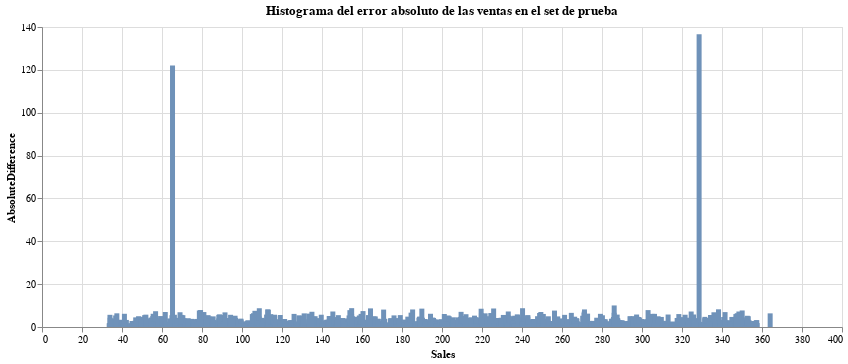

Notebook code cell kept with this figure:
### Markdown cell above
### Visualizaciones para el conjunto de prueba

### Code cell
alt.Chart(df_results_test).mark_bar(color="#6F92B9").encode(
    x='Sales:Q',
    y='AbsoluteDifference:Q',
    tooltip=['AbsoluteDifference:Q']
).properties(
    title='Histograma del error absoluto de las ventas en el set de prueba',
    width = 800,
    height = 300
)

### Figure 1 — Vega-Lite specification as saved in the notebook (floating-point values rounded to 4 significant figures; data arrays with more than 128 entries replaced by an {"elided": "..."} marker saying what was removed)
{"config": {"view": {"continuousWidth": 400, "continuousHeight": 300}}, "data": {"name": "data-d637ce0ffff4c20c8c66b7540ec716f2"}, "mark": {"type": "bar", "color": "#6F92B9"}, "encoding": {"tooltip": [{"field": "AbsoluteDifference", "type": "quantitative"}], "x": {"field": "Sales", "type": "quantitative"}, "y": {"field": "AbsoluteDifference", "type": "quantitative"}}, "height": 300, "title": "Histograma del error absoluto de las ventas en el set de prueba", "width": 800, "$schema": "https://vega.github.io/schema/vega-lite/v4.17.0.json", "datasets": {"data-d637ce0ffff4c20c8c66b7540ec716f2": {"elided": "1370 records"}}}
